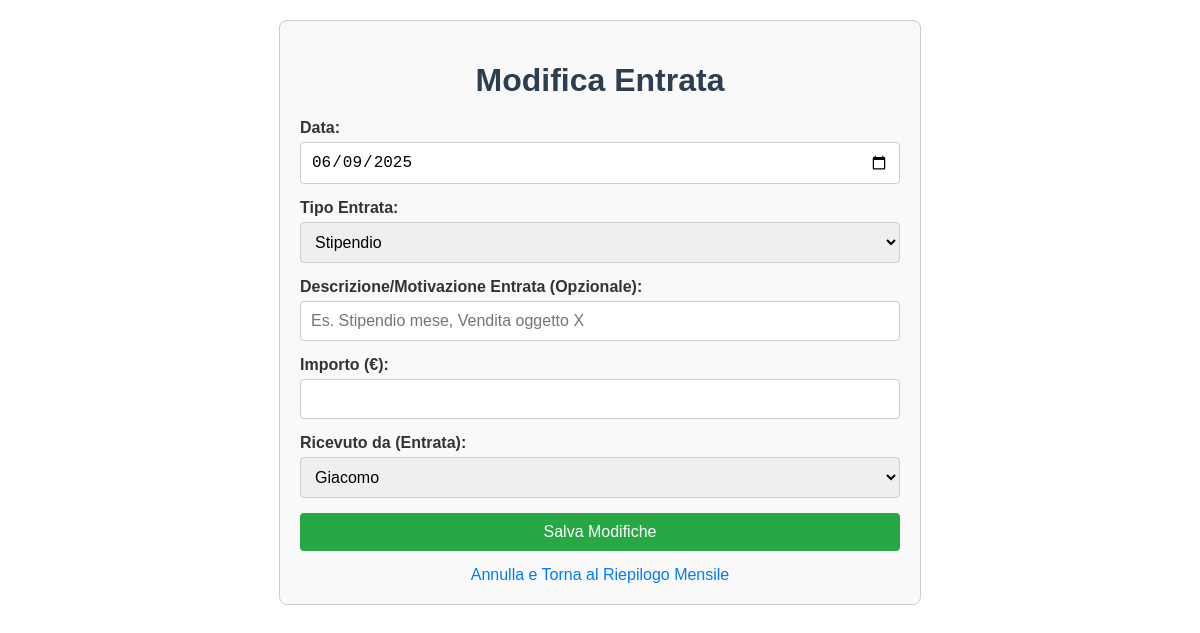
The page /modifica_entrata/10 on the database as committed earlier.
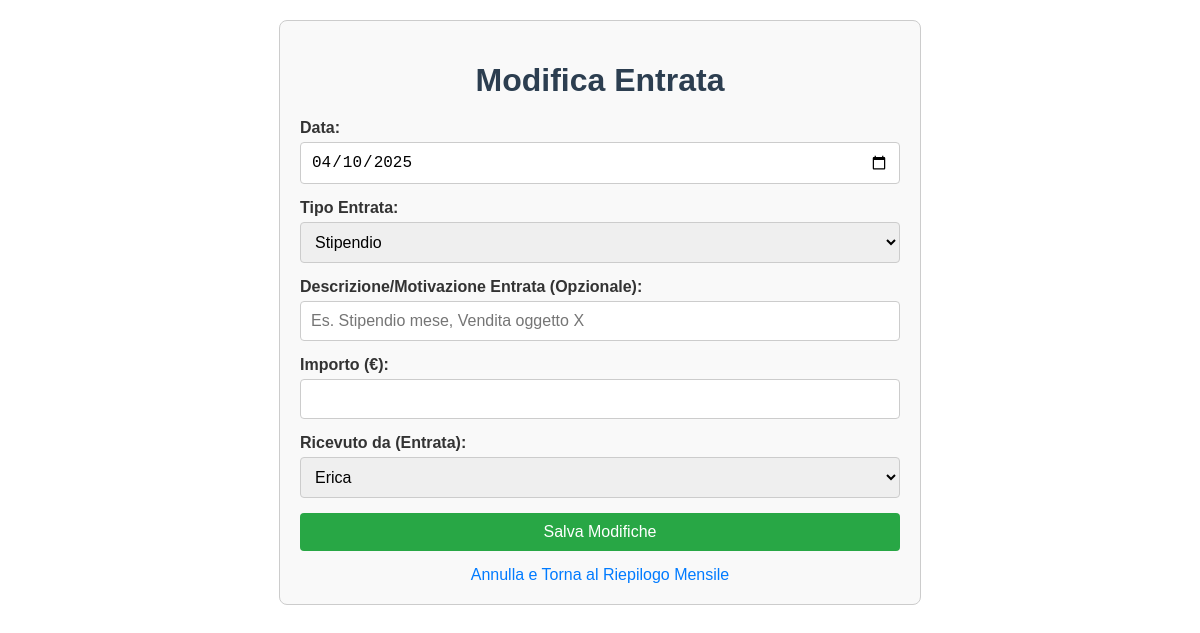
The same page on the database as committed later.
### tables this page shows
CREATE TABLE entrate (
    id INTEGER PRIMARY KEY AUTOINCREMENT,
    data TEXT NOT NULL,                 -- Data dell'entrata
    tipo_entrata TEXT NOT NULL,         -- Es. "Stipendio", "Bonus", "Regalo", "Vendita", "Extra"
    descrizione TEXT,                   -- Motivazione o dettaglio aggiuntivo (opzionale)
    importo REAL NOT NULL,              -- Importo dell'entrata (sempre positivo)
    ricevuto_da TEXT NOT NULL,          -- Chi ha ricevuto l'entrata: "Giacomo" o "Erica"
    timestamp DATETIME DEFAULT CURRENT_TIMESTAMP
);

### app.py (the view)
@app.route('/modifica_entrata/<int:entrata_id>', methods=['GET'])
def modifica_entrata_form(entrata_id):
    entrata = None; db = None
    try:
        db = get_db()
        entrata = db.execute('SELECT id, data, tipo_entrata, descrizione, importo, ricevuto_da FROM entrate WHERE id = ?', (entrata_id,)).fetchone()
    except sqlite3.Error as e: flash("Errore caricamento entrata.", "danger"); return redirect(url_for('index'))
    finally:
        if db: db.close()
    if entrata is None: flash(f"Entrata ID {entrata_id} non trovata.", "danger"); return redirect(url_for('index'))
    tipi_entrata_disponibili = ["Stipendio", "Bonus", "Regalo", "Vendita", "Extra", "Altro"]
    return render_template('modifica_entrata.html', entrata=entrata, tipi_entrata=tipi_entrata_disponibili, titolo_pagina="Modifica Entrata", datetime=datetime)

### app.py (called while the page is built)
@app.template_filter('format_decimali_italiano')
def format_decimali_italiano(valore, con_euro=True):
    sufixo = " €" if con_euro else ""
    if valore is None or str(valore).strip() == "": return "0" + sufixo
    try:
        valore_float = float(valore)
        if valore_float == int(valore_float):
            return f"{int(valore_float):,}".replace(',', '.') + sufixo
        else:
            return f"{valore_float:,.2f}".replace('.', '#').replace(',', '.').replace('#', ',') + sufixo
    except (ValueError, TypeError): return str(valore) + sufixo

def get_db():
    db = sqlite3.connect(DATABASE)
    db.row_factory = sqlite3.Row
    return db

### templates/modifica_entrata.html (shortened to what this page needs)
<!DOCTYPE html>
<html lang="it">
<head>
</head>
<body>
    <div class="container">
        <h1>{{ titolo_pagina }}</h1>
        {% if entrata %}
        <form action="{{ url_for('processa_modifica_entrata', entrata_id=entrata.id) }}" method="post">
            <div>
                <label for="data">Data:</label>
                <input type="date" id="data" name="data" value="{{ entrata.data }}" required>
            </div>
            <div>
                <label for="tipo_entrata_val">Tipo Entrata:</label>
                <select id="tipo_entrata_val" name="tipo_entrata_val" required>
                    {% for tipo in tipi_entrata %}
                        <option value="{{ tipo }}" {% if entrata.tipo_entrata == tipo %}selected{% endif %}>{{ tipo }}</option>
                    {% endfor %}
                </select>
            </div>
            <div>
                <label for="descrizione_entrata">Descrizione/Motivazione Entrata (Opzionale):</label>
                <input type="text" id="descrizione_entrata" name="descrizione_entrata" value="{{ entrata.descrizione if entrata.descrizione is not none else '' }}" placeholder="Es. Stipendio mese, Vendita oggetto X">
            </div>
            <div>
                <label for="importo">Importo (€):</label>
                <input type="number" id="importo" name="importo" step="0.01" value="{{ entrata.importo|format_decimali_italiano }}" required>
            </div>
            <div>
                <label for="ricevuto_da">Ricevuto da (Entrata):</label>
                <select id="ricevuto_da" name="ricevuto_da" required>
                    <option value="Giacomo" {% if entrata.ricevuto_da == 'Giacomo' %}selected{% endif %}>Giacomo</option>
                    <option value="Erica" {% if entrata.ricevuto_da == 'Erica' %}selected{% endif %}>Erica</option>
                </select>
            </div>
            <div>
                <button type="submit">Salva Modifiche</button>
            </div>
        </form>
        {% else %}
        <p>Entrata non trovata o errore nel caricamento.</p>
        {% endif %}
        {% set anno_entrata = entrata.data.split('-')[0]|int if entrata else datetime.today().year %}
        {% set mese_entrata = entrata.data.split('-')[1]|int if entrata else datetime.today().month %}
        <a href="{{ url_for('index', anno=anno_entrata, mese=mese_entrata) }}" class="link-annulla">Annulla e Torna al Riepilogo Mensile</a>
    </div>
</body>
</html>

Rows that differ between the two databases and show on the page:
changed entrate "Stipendio": data "06/09/2025" → "04/10/2025"; ricevuto_da "Giacomo" → "Erica"
